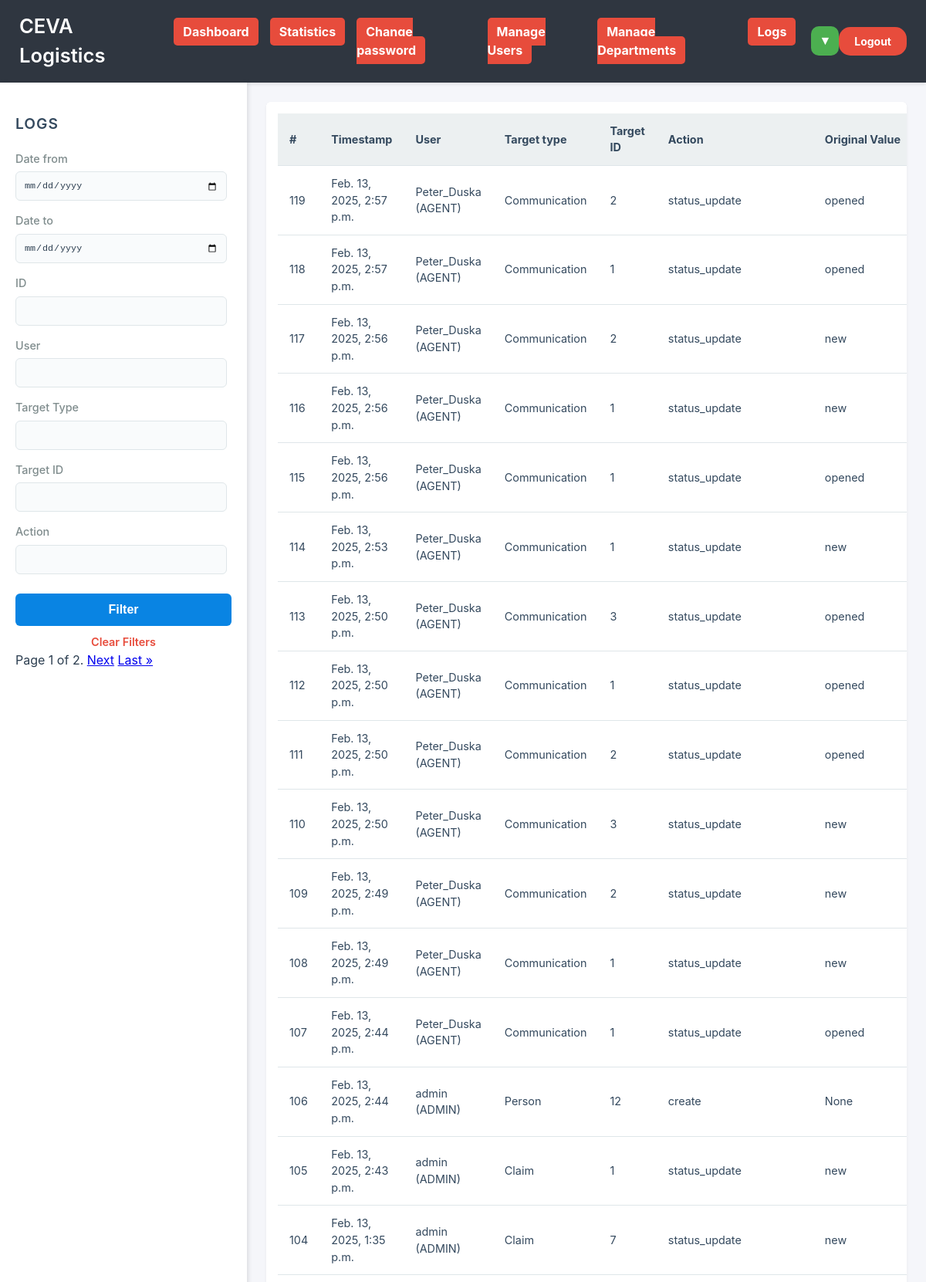
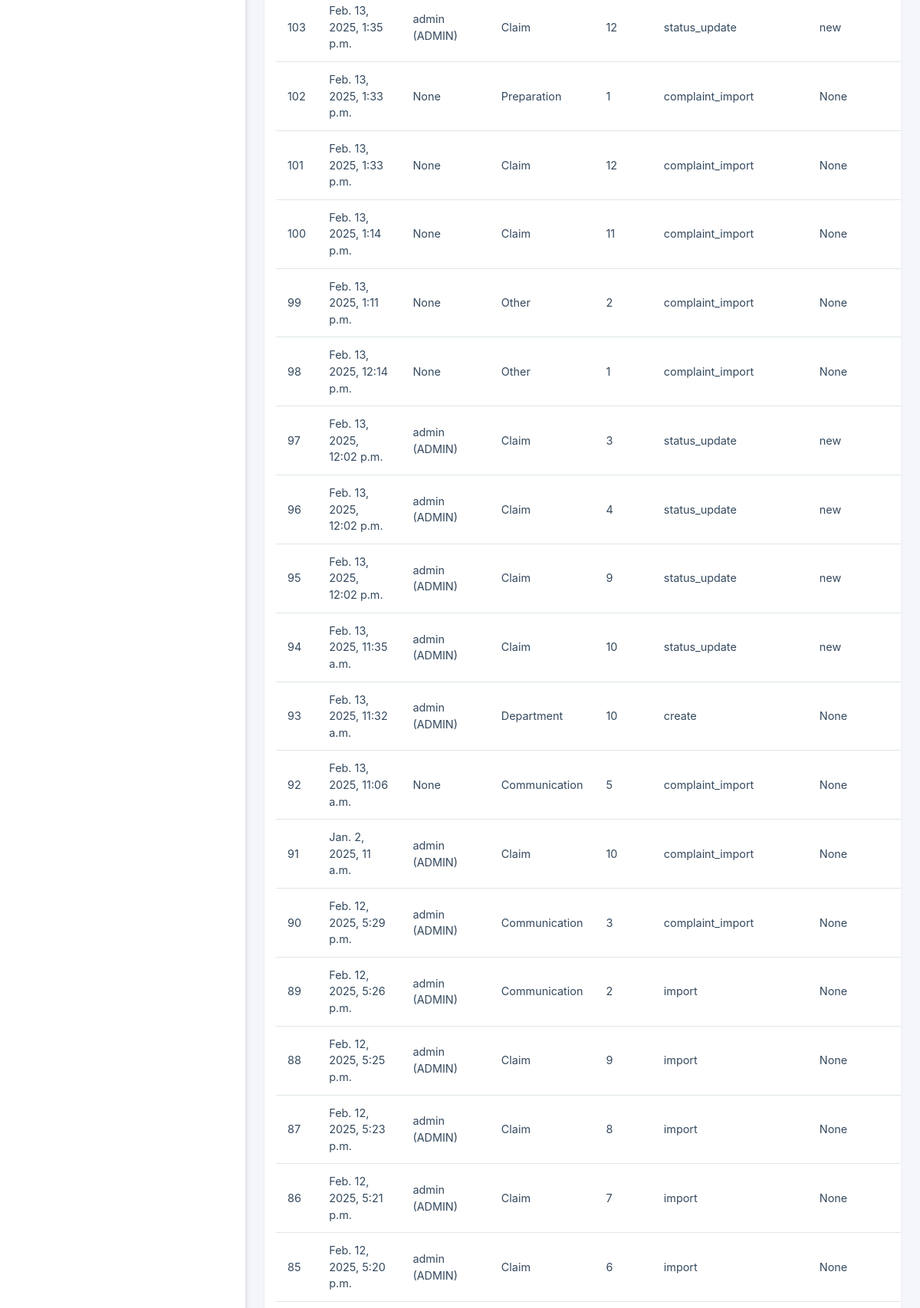
Page /logs (signed in, upper part) on the committed database (2 pictures, top to bottom).
### main/models.py (models this page shows)
class ActionLog(models.Model):
    timestamp = models.DateTimeField(default=now)
    user = models.ForeignKey(Person, on_delete=models.SET_NULL, blank=True, null=True, related_name="user_set")
    target_type = models.CharField(max_length=30)
    target_id = models.PositiveIntegerField()
    action = models.CharField(max_length=100)
    original_value = models.CharField(max_length=100, blank=True, null=True)
    new_value = models.CharField(max_length=100, blank=True, null=True)

class Person(models.Model):
    user = models.OneToOneField(User, on_delete=models.CASCADE, default=None)
    user_type = models.CharField(max_length=5, choices=TYPE_OF_USER, default='AGENT')
    department = models.ForeignKey(Department, on_delete=models.SET_NULL, null=True)
    def __str__(self):
        return f"{self.user.username} ({self.user_type})"

### main/views.py (the view, shortened to what this page needs)
# urls.py: path("logs", views.logs, name="logs")
@admin_required
def logs(request):
    set_language(request)
    input_date_from = request.GET.get('date_from', '')
    input_date_to = request.GET.get('date_to', '')
    input_id = request.GET.get('id', '')
    input_user = request.GET.get('user', '')
    input_target_type = request.GET.get('target_type', '')
    input_target_id = request.GET.get('target_id', '')
    input_action = request.GET.get('action', '')
    filters = {
        'date_from': request.GET.get('date_from', ''),
        'date_to': request.GET.get('date_to', ''),
        'id': request.GET.get('id', ''),
        'user': request.GET.get('user', ''),
        'target_type': request.GET.get('target_type', ''),
        'target_id': request.GET.get('target_id', ''),
        'action': request.GET.get('action', '')
    }
    entries = ActionLog.objects.all().order_by('-id')
    if input_date_from:
        entries = entries.filter(timestamp__gte=input_date_from)
    if input_date_to:
        entries = entries.filter(timestamp__lte=input_date_to)
    if input_id:
        entries = entries.filter(id__icontains=input_id)
    if input_target_type:
        entries = entries.filter(target_type__icontains=input_target_type)
    if input_target_id:
        entries = entries.filter(target_id__icontains=input_target_id)
    if input_action:
        entries = entries.filter(action__icontains=input_action)
    paginator = Paginator(entries, 100)  # Show 50 entries per page
    page_number = request.GET.get('page', 1)  # Get current page, default to 1
    page_obj = paginator.get_page(page_number)  # Get the page object
    context = {
        'report_types': REPORT_TYPES,
        'filters' : filters,
        'entries' : page_obj
    }
    return render(request, "logs.html", context)

### main/views.py (called while the page is built)
def set_language(request):
    if "language" not in request.session:
        request.session["language"] = 'en'
    activate(request.session["language"])

### main/templates/logs.html (shortened to what this page needs)
{% extends "base_agent.html" %}
{% load i18n %}
{% block content %}
    <div class="container">
        <div class="sidebar">
            <form method="get" class="filter-form">
                <h3>{% trans "Logs" %}</h3>
                <div class="filter-item">
                    <label for="date_from">{% trans "Date from" %}</label>
                    <input type="date" id="date_from" name="date_from" value="{{ filters.date_from }}">
                </div>
                <div class="filter-item">
                    <label for="date_to">{% trans "Date to" %}</label>
                    <input type="date" id="date_to" name="date_to" value="{{ filters.date_to }}">
                </div>
                <div class="filter-item">
                    <label for="id">ID</label>
                    <input type="text" id="id" name="id" value="{{ filters.id }}">
                </div>
                <div class="filter-item">
                   <label for="user">User</label>
                    <input type="text" id="user" name="user" value="{{ filters.user }}">
                </div>
                <div class="filter-item">
                    <label for="first_name">Target Type</label>
                    <input type="text" id="target_type" name="target_type" value="{{ filters.target_type}}">
                </div>
                <div class="filter-item">
                    <label for="target_id">Target ID</label>
                    <input type="text" id="target_id" name="target_id" value="{{ filters.target_id }}">
                </div>
                <div class="filter-item">
                    <label for="action">Action</label>
                    <input type="text" id="action" name="action" value="{{ filters.action }}">
                </div>
                <button type="submit" class="filter-button">{% trans "Filter" %}</button>
                <a href="{% url 'logs' %}" class="clear-button">{% trans "Clear Filters" %}</a>
            </form>
            <div class="pagination">
                <span class="step-links">
                    <span class="current-page">
                        Page {{ entries.number }} of {{ entries.paginator.num_pages }}.
                    </span>
                    {% if entries.has_next %}
                        <a href="?page={{ entries.next_page_number }}{% if filters %}&{{ filters|urlencode }}{% endif %}">Next</a>
                        <a href="?page={{ entries.paginator.num_pages }}{% if filters %}&{{ filters|urlencode }}{% endif %}">Last &raquo;</a>
                    {% endif %}
                </span>
            </div>
        </div>
        <div class="content">
            <div class="table-container">
                <table>
                    <thead>
                        <tr>
                            <th>#</th>
                            <th>Timestamp</th>
                            <th>User</th>
                            <th>Target type</th>
                            <th>Target ID</th>
                            <th>Action</th>
                            <th>Original Value</th>
                        </tr>
                    </thead>
                    <tbody>
                        {% for entry in entries %}
                            <tr>
                                <td><a>{{entry.id}}</a></td>
                                <td><a>{{entry.timestamp}}</a></td>
                                <td><a>{{entry.user}}</a></td>
                                <td><a>{{entry.target_type}}</a></td>
                                <td><a>{{entry.target_id}}</a></td>
                                <td><a>{{entry.action}}</a></td>
                                <td><a>{{entry.original_value}}</a></td>
                            </tr>
                        {% empty %}
                            <tr>
                                <td colspan="3">{% trans "No entries found matching the criteria." %}</td>
                            </tr>
                        {% endfor %}
                    </tbody>
                </table>
            </div>
        </div>
    </div>
{% endblock %}

### static/DashboardCSST.css (style rules this page uses)
body { font-family: 'Inter', sans-serif; margin: 0; padding: 0; background-color: #f5f6fa; color: #2c3e50; line-height: 1.5; }
.container { display: flex; height: calc(100vh - 60px); }
.sidebar { width: 280px; background-color: #ffffff; padding: 20px; box-shadow: 2px 0 5px rgba(0, 0, 0, 0.1); overflow-y: auto; }
.content { flex: 1; padding: 25px; overflow-y: auto; }
.filter-form h3 { margin-bottom: 20px; font-size: 1.2em; color: #34495e; text-transform: uppercase; letter-spacing: 1px; font-weight: 600; }
.filter-item { margin-bottom: 15px; }
.filter-item label { display: block; margin-bottom: 6px; font-size: 0.9em; font-weight: 500; color: #7f8c8d; }
.filter-item input, .filter-item select { width: 90%; padding: 10px; border: 1px solid #dfe6e9; border-radius: 6px; font-size: 0.9em; background-color: #f9fbfc; color: #2c3e50; transition: border-color 0.3s ease; }
.filter-button { width: 100%; padding: 12px; border: none; background-color: #0984e3; color: #ffffff; font-size: 1em; font-weight: 600; cursor: pointer; border-radius: 6px; transition: background-color 0.3s ease; margin-top: 10px; }
.clear-button { display: block; text-align: center; margin-top: 10px; font-size: 0.9em; font-weight: 600; color: #e74c3c; text-decoration: none; cursor: pointer; }
.table-container { background-color: #ffffff; border-radius: 6px; box-shadow: 0 2px 4px rgba(0, 0, 0, 0.05); overflow-x: auto; padding: 15px; }
table { width: 100%; border-collapse: collapse; font-size: 0.9em; color: #34495e; }
table thead { background-color: #ecf0f1; text-align: left; }
table th, table td { padding: 12px 15px; border-bottom: 1px solid #dfe6e9; }

### main/templates/base_agent.html (style rules this page uses)
input, select, textarea { width: 100%; padding: 10px; border: 1px solid #ccc; border-radius: 5px; font-size: 16px; }
button { padding: 10px 20px; font-size: 16px; border: none; border-radius: 5px; cursor: pointer; }

### rows in the picture
ActionLog: id "119", timestamp "Feb. 13, 2025, 2:57 p.m.", user "Peter_Duska (AGENT)", target_type "Communication", target_id "2", action "status_update", original_value "opened"
ActionLog: id "118", timestamp "Feb. 13, 2025, 2:57 p.m.", user "Peter_Duska (AGENT)", target_type "Communication", target_id "1", action "status_update", original_value "opened"
ActionLog: id "117", timestamp "Feb. 13, 2025, 2:56 p.m.", user "Peter_Duska (AGENT)", target_type "Communication", target_id "2", action "status_update", original_value "new"
ActionLog: id "116", timestamp "Feb. 13, 2025, 2:56 p.m.", user "Peter_Duska (AGENT)", target_type "Communication", target_id "1", action "status_update", original_value "new"
ActionLog: id "115", timestamp "Feb. 13, 2025, 2:56 p.m.", user "Peter_Duska (AGENT)", target_type "Communication", target_id "1", action "status_update", original_value "opened"
ActionLog: id "114", timestamp "Feb. 13, 2025, 2:53 p.m.", user "Peter_Duska (AGENT)", target_type "Communication", target_id "1", action "status_update", original_value "new"
ActionLog: id "113", timestamp "Feb. 13, 2025, 2:50 p.m.", user "Peter_Duska (AGENT)", target_type "Communication", target_id "3", action "status_update", original_value "opened"
ActionLog: id "112", timestamp "Feb. 13, 2025, 2:50 p.m.", user "Peter_Duska (AGENT)", target_type "Communication", target_id "1", action "status_update", original_value "opened"
ActionLog: id "111", timestamp "Feb. 13, 2025, 2:50 p.m.", user "Peter_Duska (AGENT)", target_type "Communication", target_id "2", action "status_update", original_value "opened"
ActionLog: id "110", timestamp "Feb. 13, 2025, 2:50 p.m.", user "Peter_Duska (AGENT)", target_type "Communication", target_id "3", action "status_update", original_value "new"
ActionLog: id "109", timestamp "Feb. 13, 2025, 2:49 p.m.", user "Peter_Duska (AGENT)", target_type "Communication", target_id "2", action "status_update", original_value "new"
ActionLog: id "108", timestamp "Feb. 13, 2025, 2:49 p.m.", user "Peter_Duska (AGENT)", target_type "Communication", target_id "1", action "status_update", original_value "new"
ActionLog: id "107", timestamp "Feb. 13, 2025, 2:44 p.m.", user "Peter_Duska (AGENT)", target_type "Communication", target_id "1", action "status_update", original_value "opened"
ActionLog: id "106", timestamp "Feb. 13, 2025, 2:44 p.m.", user "admin (ADMIN)", target_type "Person", target_id "12", action "create", original_value "None"
ActionLog: id "105", timestamp "Feb. 13, 2025, 2:43 p.m.", user "admin (ADMIN)", target_type "Claim", target_id "1", action "status_update", original_value "new"
ActionLog: id "104", timestamp "Feb. 13, 2025, 1:35 p.m.", user "admin (ADMIN)", target_type "Claim", target_id "7", action "status_update", original_value "new"
ActionLog: id "103", timestamp "Feb. 13, 2025, 1:35 p.m.", user "admin (ADMIN)", target_type "Claim", target_id "12", action "status_update", original_value "new"
ActionLog: id "102", timestamp "Feb. 13, 2025, 1:33 p.m.", user "None", target_type "Preparation", target_id "1", action "complaint_import", original_value "None"
ActionLog: id "101", timestamp "Feb. 13, 2025, 1:33 p.m.", user "None", target_type "Claim", target_id "12", action "complaint_import", original_value "None"
ActionLog: id "100", timestamp "Feb. 13, 2025, 1:14 p.m.", user "None", target_type "Claim", target_id "11", action "complaint_import", original_value "None"
ActionLog: id "99", timestamp "Feb. 13, 2025, 1:11 p.m.", user "None", target_type "Other", target_id "2", action "complaint_import", original_value "None"
ActionLog: id "98", timestamp "Feb. 13, 2025, 12:14 p.m.", user "None", target_type "Other", target_id "1", action "complaint_import", original_value "None"
ActionLog: id "97", timestamp "Feb. 13, 2025, 12:02 p.m.", user "admin (ADMIN)", target_type "Claim", target_id "3", action "status_update", original_value "new"
ActionLog: id "96", timestamp "Feb. 13, 2025, 12:02 p.m.", user "admin (ADMIN)", target_type "Claim", target_id "4", action "status_update", original_value "new"
ActionLog: id "95", timestamp "Feb. 13, 2025, 12:02 p.m.", user "admin (ADMIN)", target_type "Claim", target_id "9", action "status_update", original_value "new"
ActionLog: id "94", timestamp "Feb. 13, 2025, 11:35 a.m.", user "admin (ADMIN)", target_type "Claim", target_id "10", action "status_update", original_value "new"
ActionLog: id "93", timestamp "Feb. 13, 2025, 11:32 a.m.", user "admin (ADMIN)", target_type "Department", target_id "10", action "create", original_value "None"
ActionLog: id "92", timestamp "Feb. 13, 2025, 11:06 a.m.", user "None", target_type "Communication", target_id "5", action "complaint_import", original_value "None"
ActionLog: id "91", timestamp "Jan. 2, 2025, 11 a.m.", user "admin (ADMIN)", target_type "Claim", target_id "10", action "complaint_import", original_value "None"
ActionLog: id "90", timestamp "Feb. 12, 2025, 5:29 p.m.", user "admin (ADMIN)", target_type "Communication", target_id "3", action "complaint_import", original_value "None"
ActionLog: id "89", timestamp "Feb. 12, 2025, 5:26 p.m.", user "admin (ADMIN)", target_type "Communication", target_id "2", action "import", original_value "None"
ActionLog: id "88", timestamp "Feb. 12, 2025, 5:25 p.m.", user "admin (ADMIN)", target_type "Claim", target_id "9", action "import", original_value "None"
ActionLog: id "87", timestamp "Feb. 12, 2025, 5:23 p.m.", user "admin (ADMIN)", target_type "Claim", target_id "8", action "import", original_value "None"
ActionLog: id "86", timestamp "Feb. 12, 2025, 5:21 p.m.", user "admin (ADMIN)", target_type "Claim", target_id "7", action "import", original_value "None"
ActionLog: id "85", timestamp "Feb. 12, 2025, 5:20 p.m.", user "admin (ADMIN)", target_type "Claim", target_id "6", action "import", original_value "None"

### other values in the picture
{{ entries.number }} "1"
{{ entries.paginator.num_pages }} "2"
